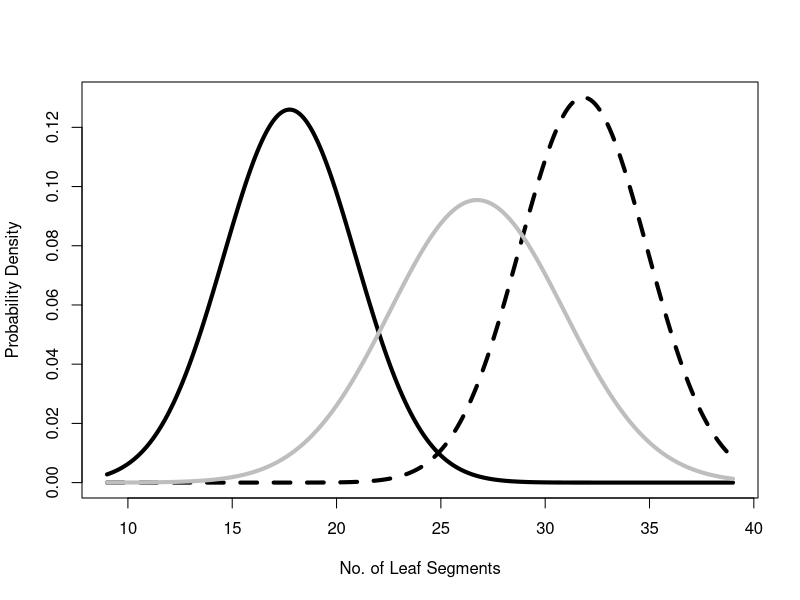
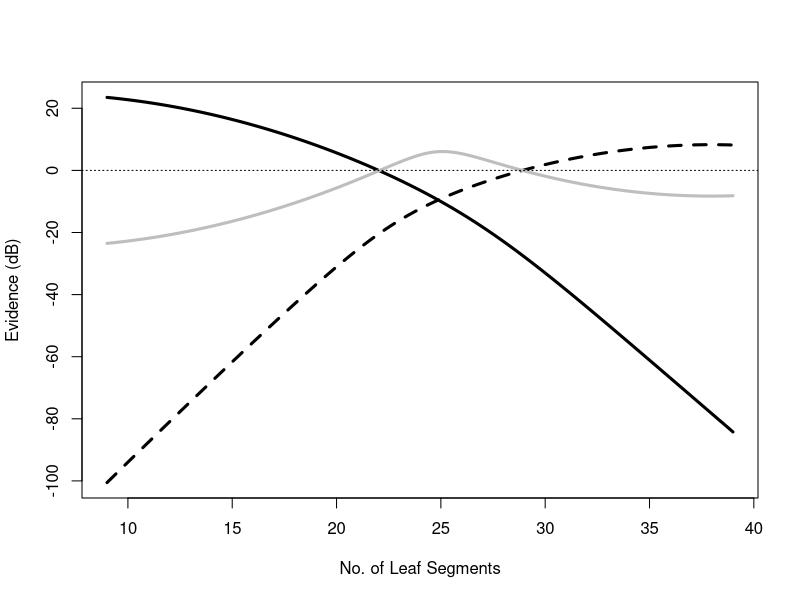
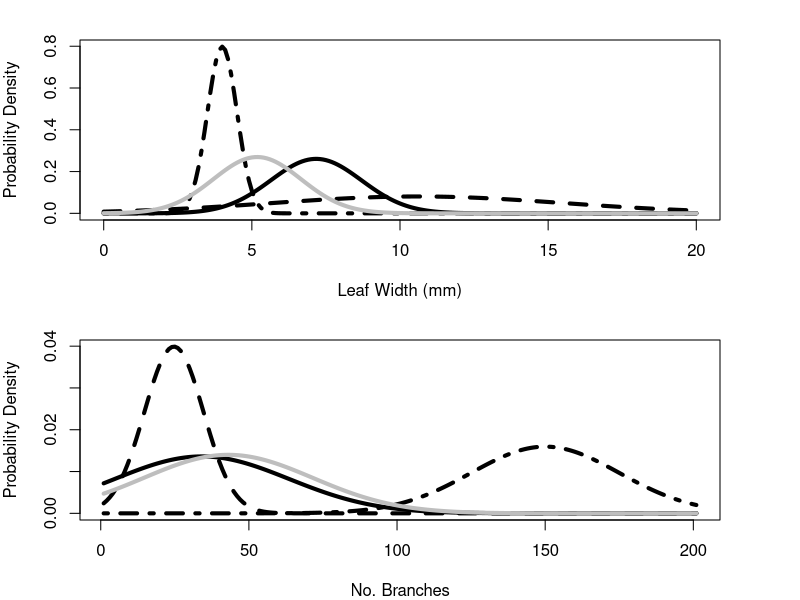
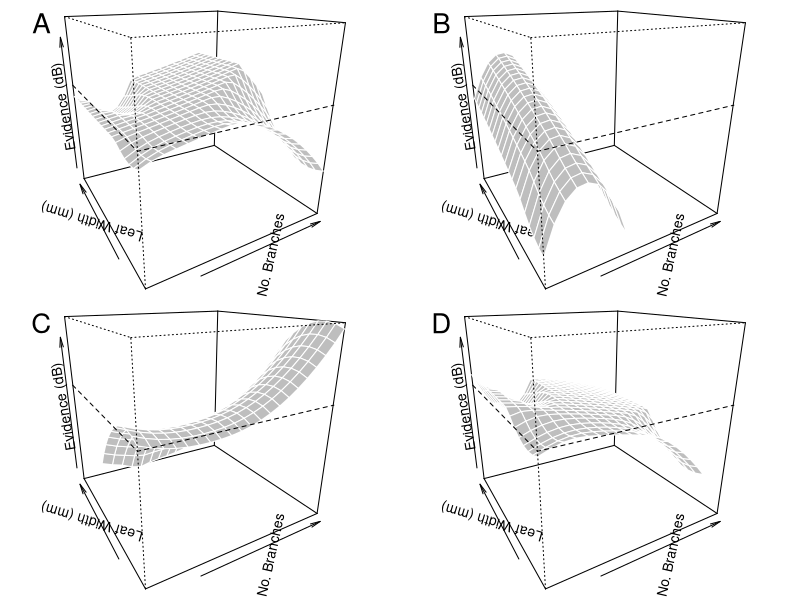
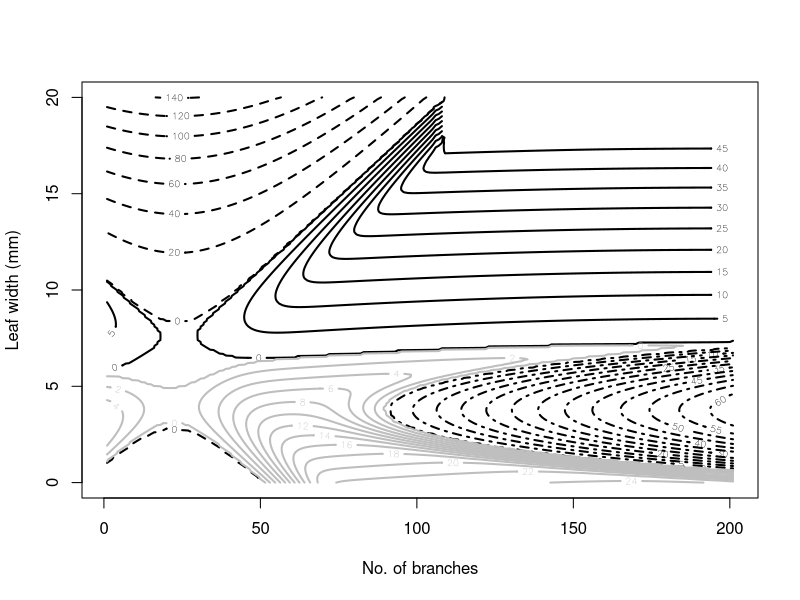

Reproduce these figures in R, in order.
# Tyrrell—Applications in Plant Sciences 2018 #(#)—Data Supplement S1
#
# A method for implementing continuous characters in 
# interactive identification keys and estimating the 
# degree of belief in the taxonomic annotation
# (c) Christopher D. Tyrrell, 2018

###### Methods Example ######
spp.A <- dnorm(x = 3, mean = 4, sd = 1)
spp.B <- dnorm(x = 3, mean = 6, sd = 1)

P.sppA <- spp.A / (spp.A + spp.B)
P.sppB <- spp.B / (spp.A + spp.B)

###### EXAMPLE 1: Invasive vs. native North American Myriophyllum ######

# Appendix 1. Data from Moody & Les 2007
appendix1 <- cbind(c(9:39), 
                   c(1,2,4,2,2,3,12,14,17,14,18,8,14,8,4,0,0,0,1,rep(0,12)),
                   c(rep(0,14),1,1,2,6,9,14,16,22,23,29,26,26,17,12,5,6,1),
                   c(rep(0,7),1,1,2,10,10,11,11,19,27,30,32,45,26,28,11,21,7,6,7,8,3,3,2,1))

# Expand frequency table (Appendix 1) to get raw data
sibiricum <- rep(appendix1[,1], appendix1[,2])
spicatum <- rep(appendix1[,1], appendix1[,3])
hybrid <- rep(appendix1[,1], appendix1[,4])

# Normality tests
shapiro.test(sibiricum)
shapiro.test(spicatum)
shapiro.test(hybrid)

## Figure 1 ##
# Generate data for plotting
lfseg.min <- 9  # min(appendix1[,1])
lfseg.max <- 39  # max(appendix1[,1])
x <- seq(from = lfseg.min, to = lfseg.max, length.out = 301)  # 301 makes nice 0.1 intervals
y.sibiricum <- dnorm(x, mean = mean(sibiricum), sd = sd(sibiricum))
y.spicatum <- dnorm(x, mean = mean(spicatum), sd = sd(spicatum))
y.hybrid <- dnorm(x, mean = mean(hybrid), sd = sd(hybrid))
y <- y.sibiricum + y.spicatum + y.hybrid
plot(c(lfseg.min, lfseg.max), c(0, max(c(y.sibiricum, y.spicatum, y.hybrid))), type = "n",
     xlab = "No. of Leaf Segments", ylab = "Probability Density")
lines(x, y.sibiricum, lwd = 4, lty = 1)  # solid black
lines(x, y.spicatum, lwd = 4, lty = 2)  # dashed black
lines(x, y.hybrid, lwd = 4, lty = 1, col = "grey")  # solid gray

## What is the probability for 23 leaf segments?
# calculate proportions
rP.sibiricum <- y.sibiricum / y
rP.spicatum <- y.spicatum / y
rP.hybrid <- y.hybrid / y
# sample proportions at x = 23 (index 141)
rP.sibiricum[which(x == 23)]
rP.spicatum[which(x == 23)]
rP.hybrid[which(x == 23)]


## Figure 2 ##
# Generate absolute likelihoods for each taxon across leaf segment
# states, given a measurement error (precision)
measerr <- 1 # assume a count precision of +/- 1 segment

P.sibiricum <- P.spicatum <- P.hybrid <- NULL
for(i in x) {
  # I am using a cheater method of integration here becuase I know I
  # have normal distributions. With more complex PDFs one should use
  # the integrate() function or similar.
  tmp <- pnorm(c(i - measerr, i + measerr), mean = mean(sibiricum), sd = sd(sibiricum))
  P.sibiricum <- c(P.sibiricum, tmp[2] - tmp[1])
  tmp <- pnorm(c(i - measerr, i + measerr), mean = mean(spicatum), sd = sd(spicatum))
  P.spicatum <- c(P.spicatum, tmp[2] - tmp[1])
  tmp <- pnorm(c(i - measerr, i + measerr), mean = mean(hybrid), sd = sd(hybrid))
  P.hybrid <- c(P.hybrid, tmp[2] - tmp[1])
}
rm(tmp)

# Calcuate Jaynes evidence
y.sibiricum <- 10 * log10(P.sibiricum / (P.spicatum + P.hybrid))
y.spicatum <- 10 * log10(P.spicatum / (P.sibiricum + P.hybrid))
y.hybrid <- 10 * log10(P.hybrid / (P.sibiricum + P.spicatum))
y <- c(y.sibiricum, y.spicatum, y.hybrid)

plot(c(lfseg.min, lfseg.max), c(min(y), max(y)), 
     type = "n", xlab = "No. of Leaf Segments", ylab = "Evidence (dB)")
lines(x, y.sibiricum, lwd = 3)  # solid black
lines(x, y.spicatum, lty = 2, lwd = 3)  # dashed black
lines(x, y.hybrid, col = "grey", lwd = 3)  # solid grey
abline(h = 0, lty = 3)  # dotted

## Where are the "zones of ambiguity"?
#x[which(y.sibiricum < 1 & y.sibiricum > -1)]  # not run because these are
#x[which(y.spicatum < 1 & y.spicatum > -1)]  # repeated in y.hybrid below
x[which(y.hybrid < 1 & y.hybrid > -1)]


###### EXAMPLE 2: Vegetative Rhipidocladum bamboos in Mexico ######

# Appendix 2.
appendix2.means <- matrix(c(7.17, 34.14, 4.00, 150.0, 10.60, 24.71, 5.18, 43.05),
                          nrow = 4, ncol = 2, byrow = TRUE)
appendix2.sd <- matrix(c(1.53, 29.3, 0.50, 25.0, 4.94, 10.0, 1.48, 28.5),
                       nrow = 4, ncol = 2, byrow = TRUE)
appendix2.range <- list(branches = matrix(c(45, 60, 100, 200, 20, 40, 60, 80),
                                          nrow = 4, ncol = 2, byrow = TRUE),
                        widths = matrix(c(2, 4, 6, 11, 6, 17, 3, 9),
                                        nrow = 4, ncol = 2, byrow = TRUE))
# rownames(appendix2.means) <- rownames(appendix2.sd) <- c("R. bartlettii", "R. martinezii", "R. pittieri", "R. racemiflorum")	
# colnames(appendix2.means) <- colnames(appendix2.sd) <- c("Leaf width (mm)", "No. branches")

## Figure 3 ##
layout(matrix(1:2, nrow = 2, ncol = 1))
par(mar = c(4, 4, 2, 4))  # looks better

# first character
x1 <- seq(from = 0, to = 20, length.out = 201)  # 201 gives nice intervals
y1.bart <- dnorm(x1, mean = appendix2.means[1,1], sd = appendix2.sd[1,1])
y1.mart <- dnorm(x1, mean = appendix2.means[2,1], sd = appendix2.sd[2,1])
y1.pitt <- dnorm(x1, mean = appendix2.means[3,1], sd = appendix2.sd[3,1])
y1.race <- dnorm(x1, mean = appendix2.means[4,1], sd = appendix2.sd[4,1])
y1 <- c(y1.bart, y1.mart, y1.pitt, y1.race)
plot(c(min(x1), max(x1)), c(0, max(y1)),
     xlab = "Leaf Width (mm)", ylab = "Probability Density", type = "n")
lines(x1, y1.bart, lwd = 4, lty = 1)  # solid black
lines(x1, y1.mart, lwd = 4, lty = 4)  # dot-dash black
lines(x1, y1.pitt, lwd = 4, lty = 2)  # dashed black
lines(x1, y1.race, lwd = 4, lty = 1, col = "grey")  # solid grey

# second character
x2 <- 1:201
y2.bart <- dnorm(x2, mean = appendix2.means[1,2], sd = appendix2.sd[1,2])
y2.mart <- dnorm(x2, mean = appendix2.means[2,2], sd = appendix2.sd[2,2])
y2.pitt <- dnorm(x2, mean = appendix2.means[3,2], sd = appendix2.sd[3,2])
y2.race <- dnorm(x2, mean = appendix2.means[4,2], sd = appendix2.sd[4,2])
y2 <- c(y2.bart, y2.mart, y2.pitt, y2.race)
plot(c(min(x2), max(x2)), c(0, max(y2)),
     xlab = "No. Branches", ylab = "Probability Density", type = "n")
lines(x2, y2.bart, lwd = 4, lty = 1)  # solid black
lines(x2, y2.mart, lwd = 4, lty = 4)  # dot-dash black
lines(x2, y2.pitt, lwd = 4, lty = 2)  # dashed black
lines(x2, y2.race, lwd = 4, lty = 1, col = "grey")  # solid grey

# Supposed unknown specimen example
prior <- 1/4  # all species have same initial probabilities

lw <- which(x1 == 10)  # leaf width = 10 mm at index 101
y1.sum <- sum(y1.bart[lw], y1.mart[lw], y1.pitt[lw], y1.race[lw])
bart.lw <- y1.bart[lw] / y1.sum
bart.lw * prior
mart.lw <- y1.mart[lw] / y1.sum
mart.lw * prior
pitt.lw <- y1.pitt[lw] / y1.sum
pitt.lw  * prior
race.lw <- y1.race[lw] / y1.sum
race.lw  * prior

br <- which(x2 == 100)  # no. branches = 100 at index 100
y2.sum <- sum(y2.bart[br], y2.mart[br], y2.pitt[br], y2.race[br])
bart.br <- y2.bart[br] / y2.sum
bart.br * prior
mart.br <- y2.mart[br] / y2.sum
mart.br * prior
pitt.br <- y2.pitt[br] / y2.sum
pitt.br * prior
race.br <- y2.race[br] / y2.sum
race.br * prior

## Figure 4 ##
# Calculate absolute likelihoods for each taxon across each character,
# given some measurement precision
measerr <- c(0.5, 1)  # assume a precision of +/- 0.5 mm width or +/- 1 branch
P.bamboo <- list(P.bart = matrix(NA, nrow = 201, ncol = 201),
                 P.mart = matrix(NA, nrow = 201, ncol = 201),
                 P.pitt = matrix(NA, nrow = 201, ncol = 201),
                 P.race = matrix(NA, nrow = 201, ncol = 201))
for (taxon in 1:4) {
  rcount <- 0
  for(i in x1) {
    ccount <- 0
    rcount <- rcount + 1
    for (j in x2) {
      ccount <- ccount + 1
      # Cheater integration again
      tmp1 <- pnorm(c(i - measerr[1], i + measerr[1]), mean = appendix2.means[taxon, 1], sd = appendix2.sd[taxon, 1])
      tmp2 <- pnorm(c(j - measerr[2], j + measerr[2]), mean = appendix2.means[taxon, 2], sd = appendix2.sd[taxon, 2])
      P.bamboo[[taxon]][rcount, ccount] <- (tmp1[2] - tmp1[1]) * (tmp2[2] - tmp2[1])
    }
  }
}
rm(list = c("tmp1", "tmp2"))

# Calculate Jaynes evidence
E.bart <- 10 * log10(P.bamboo$P.bart / (P.bamboo$P.mart + P.bamboo$P.pitt + P.bamboo$P.race))
E.mart <- 10 * log10(P.bamboo$P.mart / (P.bamboo$P.bart + P.bamboo$P.pitt + P.bamboo$P.race))
E.pitt <- 10 * log10(P.bamboo$P.pitt / (P.bamboo$P.bart + P.bamboo$P.mart + P.bamboo$P.race))
E.race <- 10 * log10(P.bamboo$P.race / (P.bamboo$P.bart + P.bamboo$P.mart + P.bamboo$P.pitt))

# Need to "downsample" evidence to allow gridlines on plots
sampleseq <- seq(from = 1, to = 202, by = 10)
samplegrid <- expand.grid(sampleseq, sampleseq)
e.bart <- matrix(E.bart[as.matrix(samplegrid)], nrow = 21, ncol = 21)
e.mart <- matrix(E.mart[as.matrix(samplegrid)], nrow = 21, ncol = 21)
e.pitt <- matrix(E.pitt[as.matrix(samplegrid)], nrow = 21, ncol = 21)
e.race <- matrix(E.race[as.matrix(samplegrid)], nrow = 21, ncol = 21)

layout(matrix(c(1, 3, 2, 4), nrow = 2, ncol = 2))
par(mai = c(0, 0.1, 0, 0))  # shrink margins; looks better
# Fig. 4A
persp(x = sampleseq, y = sampleseq, z = e.bart, 
      theta = 330, phi = 20, col = "grey", border = "white", xlab = "No. Branches", 
      ylab = "Leaf Width (mm)", zlab = "Evidence (dB)",
      zlim = c(-226, 141) ) -> transmtx
xy <- trans3d(x = c(1, 1, 202), 
              y = c(202, 1, 1), 
              z = 0, transmtx)
lines(xy$x, xy$y, lty = 2)
legend("topleft", legend = "", title = "A", bty = "n", cex = 2)
# Fig. 4B
persp(x = sampleseq, y = sampleseq, z = e.mart, 
      theta = 330, phi = 20, col = "grey", border = "white", xlab = "No. Branches", 
      ylab = "Leaf Width (mm)", zlab = "Evidence (dB)",
      zlim = c(-226, 141))
lines(xy$x, xy$y, lty = 2)
legend("topleft", legend = "", title = "B", bty = "n", cex = 2)
# Fig. 4C
persp(x = sampleseq, y = sampleseq, z = e.pitt, 
      theta = 330, phi = 20, col = "grey", border = "white", xlab = "No. Branches", 
      ylab = "Leaf Width (mm)", zlab = "Evidence (dB)",
      zlim = c(-226, 141))
lines(xy$x, xy$y, lty = 2)
legend("topleft", legend = "", title = "C", bty = "n", cex = 2)
# Fig. 4D
persp(x = sampleseq, y = sampleseq, z = e.race, 
      theta = 330, phi = 20, col = "grey", border = "white", xlab = "No. Branches", 
      ylab = "Leaf Width (mm)", zlab = "Evidence (dB)",
      zlim = c(-226, 141))
lines(xy$x, xy$y, lty = 2)
legend("topleft", legend = "", title = "D", bty = "n", cex = 2)

## Figure 5 ##
# clear values less than zero
E.bart.pos <- E.bart
E.mart.pos <- E.mart
E.pitt.pos <- E.pitt
E.race.pos <- E.race
E.bart.pos[E.bart.pos < 0] <- -1
E.mart.pos[E.mart.pos < 0] <- -1
E.pitt.pos[E.pitt.pos < 0] <- -1
E.race.pos[E.race.pos < 0] <- -1

dev.off() # reset par & layout
plot(c(min(x2), max(x2)), c(min(x1), max(x1)), type = "n", xlab = "No. of branches", ylab = "Leaf width (mm)")
contour(x2, x1, t(E.bart.pos), add=TRUE, lwd = 2, lty = 1)  # solid black
contour(x2, x1, t(E.mart.pos), add=TRUE, lwd = 2, lty = 4)  # dot-dash black
contour(x2, x1, t(E.pitt.pos), add=TRUE, lwd = 2, lty = 2)  # dashed black
contour(x2, x1, t(E.race.pos), add=TRUE, lwd = 2, col = "grey")  # solid grey

#ambigzone <- E.bart.pos + E.mart.pos + E.pitt.pos + E.race.pos
#pts <- which(ambigzone == -4, arr.ind = TRUE)